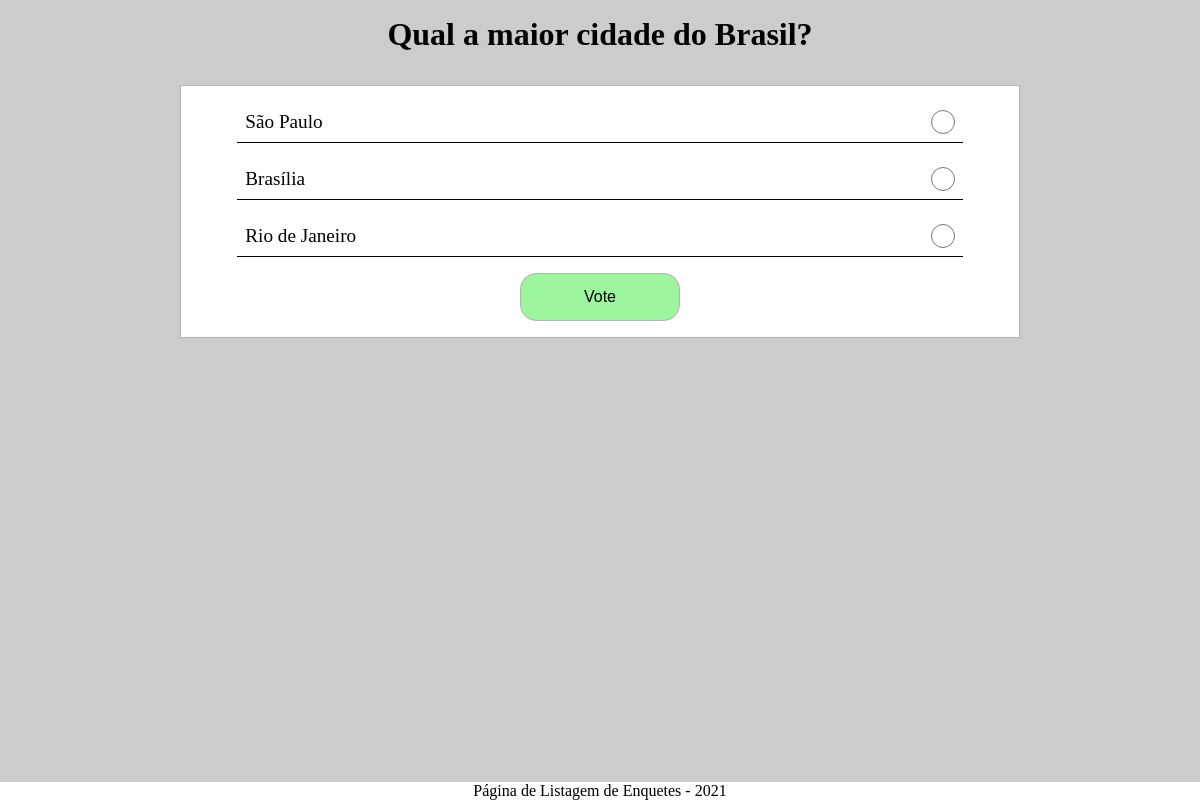
The app's page /polls/5/ with its own data.
### polls/models.py (models this page shows, shortened)
class Question(models.Model):  # criando a tabela
    question_text = models.CharField(max_length=200)
    pub_date = models.DateTimeField('date published')
    def was_published_recently(self):
        now = timezone.now()
        return now - datetime.timedelta(days=1) <= self.pub_date <= now
    was_published_recently.admin_order_field = "pub_date"  # parametro usado para ordenar
    was_published_recently.boolean = True  # é considerada uma booleans, então passa a mostrar de forma mais clara isso
    was_published_recently.shor_description = "Published recently!"  # mensagem que é mostrada

class Choice(models.Model):
    question = models.ForeignKey(Question, on_delete=models.CASCADE)
    choice_text = models.CharField(max_length=200)
    votes = models.IntegerField(default=0)

### polls/views.py (the view)
# urls.py: path('<int:pk>/', views.DetailView.as_view(), name="detail"),
class DetailView(generic.DetailView):
    model = Question
    template_name = "polls/detail.html"
    def get_queryset(self):
        return Question.objects.filter(pub_date__lte=timezone.now())  #aceitamos apenas questões anteriores a data atual

### polls/templates/polls/detail.html (shortened to what this page needs)
{% load static %}
<!DOCTYPE html>
<html lang="pt-br">
  <head>
    <link rel="stylesheet" type="text/css" href="{% static "polls/details.css"%}">
  </head>
  <body>
    <header>
      <h1>{{question.question_text}}</h1>
    </header>
    <main>
      <form action="{% url 'polls:vote' question.id %}" method="post">
        {% for choice in question.choice_set.all %}
        <div class="option-group">
          <label for="choice{{ forloop.counter }}">
            {{choice.choice_text}}
          </label>
          <input
            type="radio"
            name="choice"
            id="choice{{ forloop.counter }}"
            value="{{choice.id}}"
            required
          />
        </div>
        {% endfor %}
        <input type="submit" value="Vote" />
      </form>
    </main>
    <footer>
      <p>Página de Listagem de Enquetes - 2021</p>
    </footer>
  </body>
</html>

### polls/static/polls/details.css (style rules this page uses)
* { box-sizing: border-box; padding: 0; margin: 0; }
body { font-family: Georgia, 'Times New Roman', Times, serif; background-color: #ccc; }
header { display: flex; justify-content: center; align-items: center; margin: 1rem 0; background: fixed; margin-bottom: 2rem; }
header h1 { font-size: 2rem; }
main { display: flex; justify-content: center; align-items: center; }
form { border: 0.1rem solid rgb(180, 180, 180); width: 70%; padding: 1rem; display: flex; justify-content: center; align-items: center; flex-direction: column; background-color: white; }
.option-group { display: flex; justify-content: space-between; align-items: center; width: 90%; padding: 0.5rem; border-bottom: 0.1rem solid black; margin-bottom: 1rem; font-size: 1.2rem; }
.option-group input { width: 1.5rem; height: 1.5rem; }
input[type = "submit"] { width: 10rem; height: 3rem; font-size: 1rem; border-radius: 1rem; background-color: rgb(157, 245, 157); border: 0.1rem solid rgb(180, 180, 180); }
footer { position: absolute; bottom: 0; width: 100%; display: flex; justify-content: center; align-items: center; background-color: white; }

### records on screen
Question: question_text "Qual a maior cidade do Brasil?"
Choice: choice_text "São Paulo"
Choice: choice_text "Brasília"
Choice: choice_text "Rio de Janeiro"
